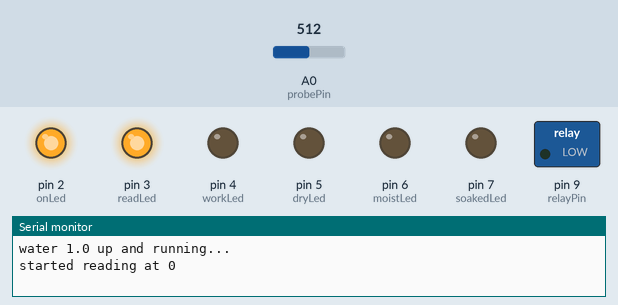
This sketch was run on a simulated Arduino Uno, built with avr-gcc and run on an emulated ATmega328P. Shown: switched loads named in the sketch (green lamp = pin HIGH), output pins drawn as LEDs (lit = HIGH), the last lines printed to the serial monitor. The inputs (shaded band) are chosen by the test bench; at power-on: A0 (probePin) = 512. Pins used as bus, display or sensor lines are not drawn.

Above: at 0.1 s.
At 22.1 s:
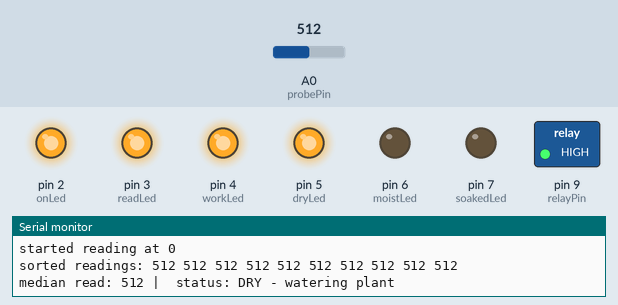
At 25.1 s:
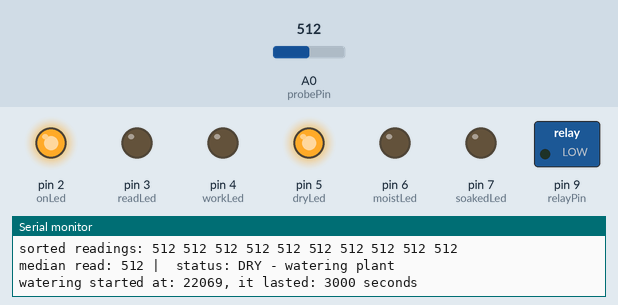
At 35.1 s:
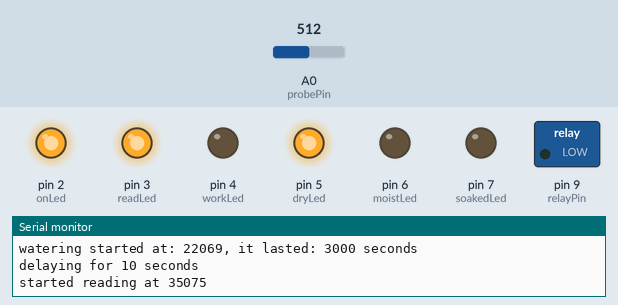
Timing chart, 0 to 36.6 s (numbered marks = the images above):
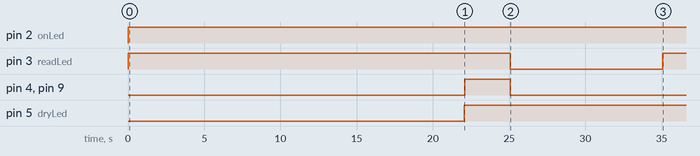

Measured:
- by itself, pin 3 (readLed): LOW → HIGH at 0.00 s, → LOW 25.1 s later, → HIGH 10.0 s later
- by itself, pin 4 (workLed), pin 9 (relayPin): LOW → HIGH at 22.1 s, → LOW 3.0 s later
- by itself, pin 5 (dryLed): LOW → HIGH at 22.0 s

The sketch:

water_original.ino
```cpp
/*
 * Application: Water 1.0
 * Author: Leo Marte
 *
 * Sets up a system to water a plant, by using sensors to probe water moisture
 * and opening a pump (via a relay) to water the plant when needed. Combination
 * of Botanicalls and Growduino project concepts.
 *
 * http://cs.gettysburg.edu/~martle02/cs450/
 */

/* DEFINE YOUR BOTANICAL PREFERENCES */

//the botanicalls project defines by default
//the following threshold for your plant:
//#define MOIST 425             // minimum level of satisfactory moisture
//#define DRY 300               // maximum level of tolerable dryness
//#define SOAKED 575            // minimum desired level after watering
//#define WATERING_CRITERIA 125 // minimum change in value that indicates watering

//I used the previous thresholds as a starting point
//to determine new ones for my pathos plant. below are the results:
#define DRY 420               // after not being watered for ~5 days
#define MOIST 710             // midpoint between DRY and SOAKED
#define SOAKED 1000           // least desired level after watering

//in order to figure out the bottom-line, or the DRY value, I left the pathos
//without water for about 5 days until the surface was completely dry, and the
//leaves started to get yellow (i know its cruel). At that point the reading
//was 420 on the analog input. I then poured a cup of water on it, and the
//reading value went up to about a 1000. I called that value my SOAKED value
//since I wouldn't want my plant to be more watered than that. Finally,
//I considered MOIST to be the midpoint between being too dry and soaked.
//Below is an example of my rationale:

//variation:
//1 cup of water -> 1000 (sensor reading) @ 7.30pm on 12/9/2008
//criteria of cup of water is: ~600 (reading increases by that amount)
//  if 1000 is SOAKED, then the midpoint between 420 and 1000: 710 is MOIST

/* DEFINE CONSTANTS */

//define here how often you would like things to happen, from moisture check
//frequency, to what do you want it to be the interval between reads to average,
//to how long to keep the water running. also select how many total samples you
//would like to collect to determine moisture levels every time the system checks

#define MOIST_CHECK_INTERVAL 10000   // milliseconds (1 minutes) in between checks
//#define MOIST_CHECK_INTERVAL 3600000 // milliseconds (1 hour) in between checks
#define MOIST_SAMPLE_INTERVAL 2000   // milliseconds over which to average reading samples
//#define MOIST_SAMPLE_INTERVAL 5000 // milliseconds over which to average reading samples

#define WATER_INTERVAL 3000          // milliseconds to allow for water to flow
// this value will change according to the kind of pump
// that you will use. some pumps will need more time
// to get  the water to the plant than the default 3 seconds.

#define MOIST_SAMPLES 10             // # of samples to average when reading moisture
#define FAILSAFE_VALUE 200           // minimum difference in moisture that indicates watering has happened

/* PROGRAM VARIABLES AND BOARD PINS */

//LEDs               //light up when:
#define onLed 2      //device is on
#define readLed 3    //device is reading
#define workLed 4    //device is watering
#define dryLed 5     //plant is anywhere below MOIST
#define moistLed 6   //plant is equal or higher than MOIST and less than SOAKED
#define soakedLed 7  //plant is equal or higher than SOAKED

//probes
#define powerPin 8 //sends current to plant
#define relayPin 9 //send current to activate relay
#define probePin 0 //analog 0: collects current from plant

int moistValues[MOIST_SAMPLES];  // array to store readings to average
unsigned long lastMoistTime=0;   // storage for millis of the most recent moisture reading
unsigned long lastWaterTime=0;   // storage for millis of the most recent watering reading
int lastMoistAvg=0;              // storage for moisture average of the most recent moisture reading
int oldlastMoistAvg=0;           // temp var for failsafe test
boolean needServicing = false;   // set if there is a faulty probe
boolean wateredLast = false;
/* HELPER METHODS */

void resetLeds(){
  //turn off all plant status leds
  digitalWrite(dryLed,     LOW);
  digitalWrite(moistLed,   LOW);
  digitalWrite(soakedLed,  LOW);
}

void selectionSort(){
  //sorts moistValues array using selection sort

  int indexOfMin;  //vars
  int pass;        //-
  int j;           //-

  //perform selection sort
  for ( pass = 0; pass < MOIST_SAMPLES - 1; pass++ ) {
    indexOfMin = pass;

    for ( j = pass + 1; j < MOIST_SAMPLES; j++ )
      if ( moistValues[j] < moistValues[pass] )
        indexOfMin = j;

    int temp;
    temp = moistValues[pass];
    moistValues[pass] = moistValues[indexOfMin];
    moistValues[indexOfMin] = temp;
  }

  Serial.print("sorted readings: ");
  for(int i=0; i<MOIST_SAMPLES; i++){
    Serial.print(moistValues[i]);
    Serial.print(" ");
  }
  Serial.println("");
}

void checkMoisture(){
  //collects 10 readings, averages them and
  //determines an action depending on the result
  Serial.print("started reading at ");
  Serial.println(millis());
  digitalWrite(readLed, HIGH);         // sets the reading led on

  for(int i=0; i<MOIST_SAMPLES+1; i++){
    //perform reading
    digitalWrite(powerPin, HIGH);      // sets the POWER on
    int val = analogRead(probePin);    // get probe reading
    digitalWrite(powerPin, LOW);       // sets POWER off


    //always discard first reading
    //probe will always return bogus value on first try
    if(i!=0){
      //otherwise, store data
      //and print data to serial port
      moistValues[i-1] = val;          // store values
      lastMoistTime = millis();

      /*Serial.print("read #");          // print to serial
      Serial.print(i);
      Serial.print(" ");
      Serial.print("time: ");
      Serial.print(lastMoistTime);
      Serial.print(" ");
      Serial.print("read: ");
      Serial.println(val);*/
    }

    delay(MOIST_SAMPLE_INTERVAL); // wait to collect next reading
  }


  //average all readings -- AVERAGE DEPRECATED
  /*int totalRead = 0;
  for(int i=0; i<MOIST_SAMPLES; i++){
   totalRead += moistValues[i];
  }
  lastMoistAvg = totalRead/MOIST_SAMPLES;
  Serial.print("average read: ");
  Serial.print(lastMoistAvg);
   */

  selectionSort();                    //sort results in array
  oldlastMoistAvg = lastMoistAvg;     //store old last moist value
  lastMoistAvg = (moistValues[(MOIST_SAMPLES/2)-1]); //pick median value
  Serial.print("median read: ");      //serial output
  Serial.print(lastMoistAvg);
  Serial.print(" | ");


  //otherwise, test against thresholds
  //and if necessary perform watering
  resetLeds();
  if(lastMoistAvg <= DRY){
    Serial.println(" status: VERY DRY - watering plant");
    digitalWrite(dryLed, HIGH);     //turn on dry led
    waterPlant();                   //do watering
    wateredLast = true;
  }
  else if(lastMoistAvg > DRY && lastMoistAvg < MOIST){
    Serial.println(" status: DRY - watering plant");
    digitalWrite(dryLed, HIGH);     //turn on dry led
    waterPlant();                   //do watering
    wateredLast = true;
  }
  else if(lastMoistAvg >= MOIST && lastMoistAvg < SOAKED){
    Serial.println(" status: MOIST - plant is just fine");
    digitalWrite(moistLed, HIGH);   //turn on moist led
    wateredLast = false;
  }
  else if(lastMoistAvg > SOAKED){
    Serial.println(" status: SOAKED - don't water plant!");
    digitalWrite(soakedLed, HIGH);  //turn on soaked led
    wateredLast = false;
  }

  digitalWrite(readLed, LOW);       // sets the reading led off
  Serial.println("");
}

void waterPlant(){
  //opens a 5V line to feed a relay
  //that will power up a pump to dispense water
  //on the plant

    //do a test for failsafe
  //if the difference between the most recent median
  //reading, and the one before is less than the given
  //FAILSAFE_VALUE then raise the service flag
  int diffMoist = lastMoistAvg - oldlastMoistAvg;
  //Serial.print("diffMoist: ");
  //Serial.println(diffMoist);

  if( wateredLast && diffMoist <= FAILSAFE_VALUE ){
    needServicing = true;
    Serial.println("");
    Serial.println("water 1.0 is suspending execution...");
    Serial.println("EQUIPMENT NEEDS SERVICING!");
    resetLeds();
    digitalWrite(readLed, LOW);
    //for(int i=0; i < 1000; i++){
    while(true){
      //if sensor has issue, flash onLed
      digitalWrite(onLed, LOW);
      delay(1000);
      digitalWrite(onLed, HIGH);
      delay(1000);
    }
  }
  else{
    //output info to serial
    Serial.print("watering started at: ");
    Serial.print(millis());
    digitalWrite(workLed, HIGH); //light on working led

    //open relay, delay and close
    digitalWrite(relayPin, HIGH);
    delay(WATER_INTERVAL);
    digitalWrite(relayPin, LOW);  //COMMENTED ONLY WHEN THERE IS NO RELAY ATTACHED

    //output info to serial
    digitalWrite(workLed, LOW);     //output info to serial
    Serial.print(", it lasted: ");
    Serial.print(WATER_INTERVAL);
    Serial.print(" seconds");
    Serial.println("");

    wateredLast = true;
  }
}

/* arduino methods */
void setup()                    // run once, when the sketch starts
{
  //set all led pins, power & relay pins
  //as outputs
  pinMode(onLed,      OUTPUT);
  pinMode(readLed,    OUTPUT);
  pinMode(workLed,    OUTPUT);
  pinMode(dryLed,     OUTPUT);
  pinMode(moistLed,   OUTPUT);
  pinMode(soakedLed,  OUTPUT);
  pinMode(powerPin,   OUTPUT);
  pinMode(relayPin,   OUTPUT);

  digitalWrite(onLed, HIGH);    // turns on power light
  Serial.begin(9600);           // open serial communications at 9600 bps
  Serial.println("water 1.0 up and running...");
  Serial.println("");
}

void loop()                     // run over and over again
{
    //make a moisture check
    checkMoisture();

    //output info to serial
    Serial.print("delaying for ");
    Serial.print(MOIST_CHECK_INTERVAL/1000);
    Serial.println(" seconds");
    Serial.println("");

    delay(MOIST_CHECK_INTERVAL);
}
```
